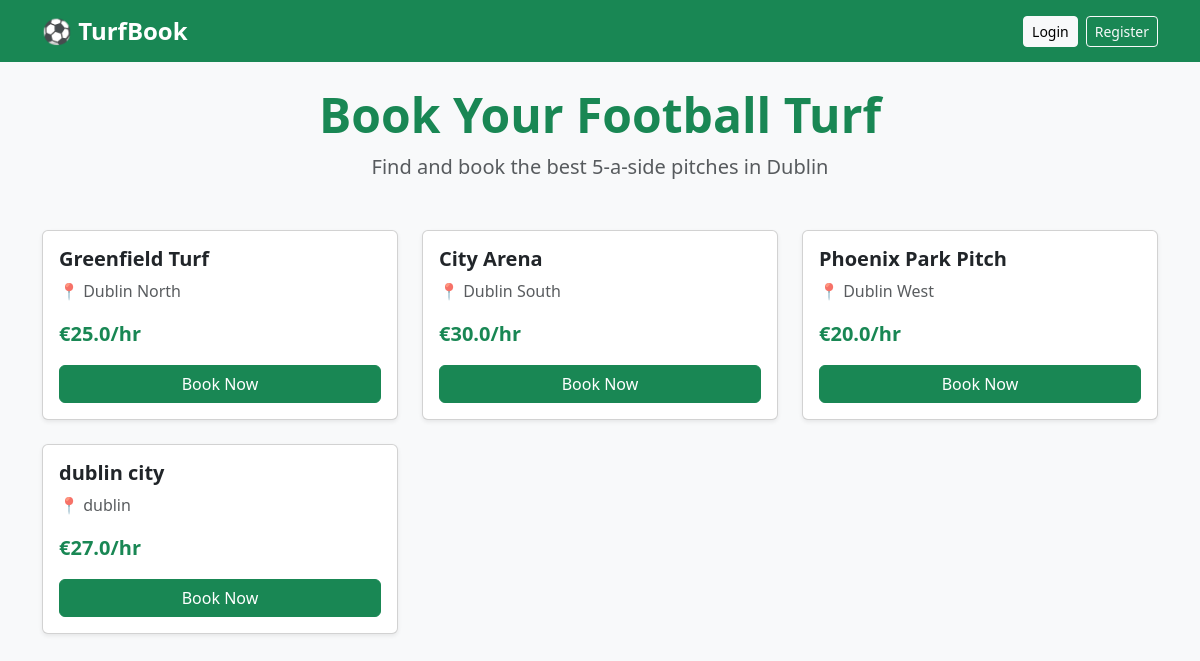
Before: / with the older database file.
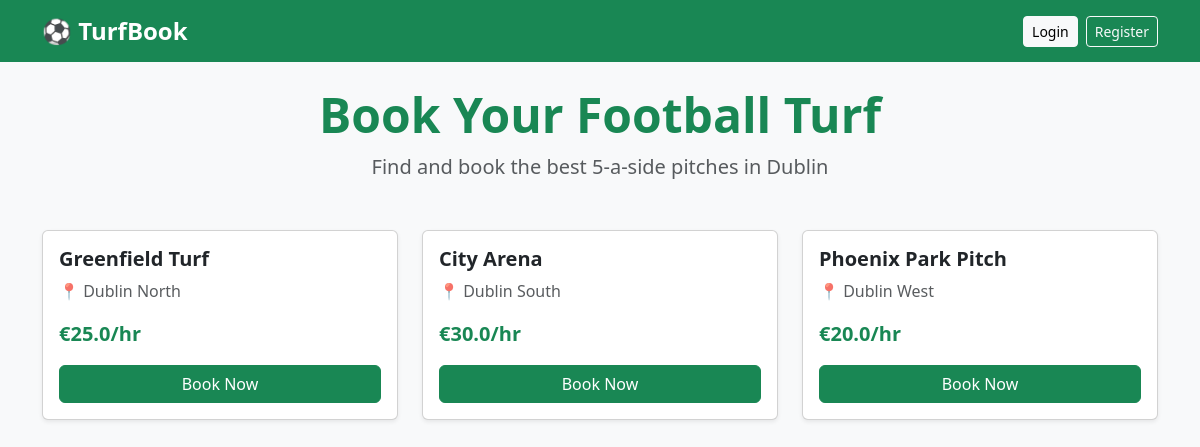
After: the same page with the newer database file.
### tables this page shows
CREATE TABLE turfs (
            id INTEGER PRIMARY KEY AUTOINCREMENT,
            name TEXT NOT NULL,
            location TEXT NOT NULL,
            price_per_hour REAL NOT NULL,
            available INTEGER DEFAULT 1
        );

### app.py (the view)
@app.route('/')
def index():
    db = get_db()
    turfs = db.execute("SELECT * FROM turfs WHERE available=1").fetchall()
    db.close()
    return render_template('index.html', turfs=turfs)

### database.py (called while the page is built)
def get_db():
    conn = sqlite3.connect('turf.db')
    conn.row_factory = sqlite3.Row
    return conn

### templates/index.html
{% extends 'base.html' %}
{% block content %}
<div class="text-center mb-5">
    <h1 class="display-5 fw-bold text-success">Book Your Football Turf</h1>
    <p class="lead text-muted">Find and book the best 5-a-side pitches in Dublin</p>
</div>
<div class="row">
{% for turf in turfs %}
<div class="col-md-4 mb-4">
    <div class="card shadow-sm h-100">
        <div class="card-body">
            <h5 class="card-title fw-bold">{{ turf.name }}</h5>
            <p class="text-muted">📍 {{ turf.location }}</p>
            <p class="fw-bold text-success fs-5">€{{ turf.price_per_hour }}/hr</p>
            <a href="/book/{{ turf.id }}" class="btn btn-success w-100">Book Now</a>
        </div>
    </div>
</div>
{% endfor %}
</div>
{% endblock %}

Changed rows visible on the page:
removed turfs: name "dublin city", location "dublin", price_per_hour "27.0"
